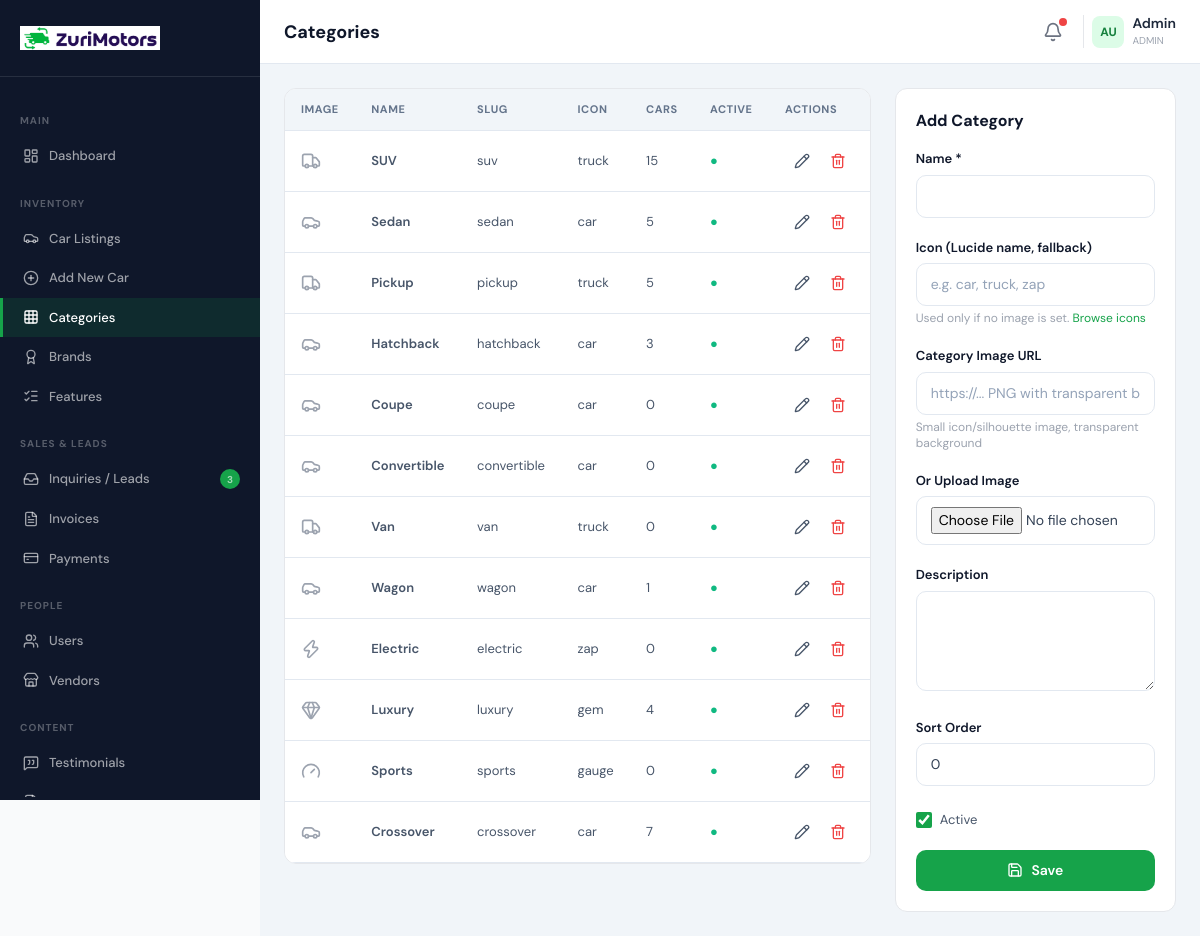
Screenshot of /admin/categories.php (signed in) with the database file from the repository.
### tables this page shows
CREATE TABLE `categories` (
    `id` INT UNSIGNED AUTO_INCREMENT PRIMARY KEY,
    `name` VARCHAR(100) NOT NULL,
    `slug` VARCHAR(120) NOT NULL UNIQUE,
    `icon` VARCHAR(100),
    `image` VARCHAR(500),
    `description` TEXT,
    `sort_order` INT DEFAULT 0,
    `is_active` TINYINT(1) DEFAULT 1,
    `created_at` TIMESTAMP DEFAULT CURRENT_TIMESTAMP
);

### config.php (called while the page is built, shortened)
<?php
class Database {
    private static ?PDO $instance = null;
    public static function getInstance(): PDO {
        if (self::$instance === null) {
            try {
                self::$instance = new PDO(
                    'mysql:host=' . DB_HOST . ';dbname=' . DB_NAME . ';charset=' . DB_CHARSET,
                    DB_USER, DB_PASS,
                    [PDO::ATTR_ERRMODE => PDO::ERRMODE_EXCEPTION, PDO::ATTR_DEFAULT_FETCH_MODE => PDO::FETCH_ASSOC, PDO::ATTR_EMULATE_PREPARES => false]
                );
            } catch (PDOException $e) {
                die('Database connection failed: ' . $e->getMessage());
            }
        }
        return self::$instance;
    }
}
function db(): PDO { return Database::getInstance(); }
function clean($input): string { if (is_array($input)) return array_map('clean', $input); return htmlspecialchars(trim((string)$input), ENT_QUOTES, 'UTF-8'); }

### functions.php (called while the page is built, shortened)
<?php
require_once __DIR__ . '/config.php';
function getCategories(bool $activeOnly = true): array {
    $sql = "SELECT cat.*, (SELECT COUNT(*) FROM cars WHERE category_id = cat.id AND status = 'active') AS car_count
            FROM categories cat";
    $sql .= " ORDER BY cat.sort_order ASC, cat.name ASC";
    return db()->query($sql)->fetchAll();
}

### admin/categories.php (the view, shortened to what this page needs)
<?php
require_once dirname(__DIR__) . '/functions.php';
$categories = getCategories(false);
$editCat = isset($_GET['edit']) ? getCategory((int)$_GET['edit']) : null;
include __DIR__ . '/header.php';
?>
<div class="grid grid-cols-1 lg:grid-cols-3 gap-6">
    <div class="lg:col-span-2">
        <div class="bg-white rounded-xl border border-gray-200 overflow-hidden">
            <table class="data-table">
                <thead><tr><th>Image</th><th>Name</th><th>Slug</th><th>Icon</th><th>Cars</th><th>Active</th><th class="text-right">Actions</th></tr></thead>
                <tbody>
                <?php foreach ($categories as $c):
                    $catImg = $c['image'] ? resolveUrl($c['image']) : '';
                ?>
                <tr>
                    <td>
                        <?php if ($catImg): ?>
                        <img src="<?= $catImg ?>" alt="<?= clean($c['name']) ?>" class="h-8 w-8 object-contain">
                        <?php else: ?>
                        <i data-lucide="<?= $c['icon'] ?: 'car' ?>" class="w-5 h-5 text-gray-400"></i>
                        <?php endif; ?>
                    </td>
                    <td class="font-semibold text-dark-900"><?= clean($c['name']) ?></td>
                    <td class="text-xs text-gray-400"><?= $c['slug'] ?></td>
                    <td class="text-xs text-gray-400"><?= $c['icon'] ?: '-' ?></td>
                    <td><?= $c['car_count'] ?></td>
                    <td><?= $c['is_active'] ? '<span class="text-emerald-500">●</span>' : '<span class="text-gray-300">●</span>' ?></td>
                    <td><div class="actions justify-end">
                        <a href="?edit=<?= $c['id'] ?>" class="btn btn-icon btn-sm btn-ghost"><i data-lucide="pencil" class="w-4 h-4"></i></a>
                        <button onclick="confirmAction('Delete?','?delete=<?= $c['id'] ?>')" class="btn btn-icon btn-sm btn-ghost text-red-500"><i data-lucide="trash-2" class="w-4 h-4"></i></button>
                    </div></td>
                </tr>
                <?php endforeach; ?>
                </tbody>
            </table>
        </div>
    </div>
    <div>
        <div class="bg-white rounded-xl border border-gray-200 p-5">
            <h3 class="font-bold text-dark-900 mb-4"><?= $editCat ? 'Edit' : 'Add' ?> Category</h3>
            <form method="POST" enctype="multipart/form-data">
                <div class="form-group">
                    <label class="form-label">Name *</label>
                    <input type="text" name="name" required class="form-control" value="<?= clean($editCat['name'] ?? '') ?>">
                </div>
                <div class="form-group">
                    <label class="form-label">Icon (Lucide name, fallback)</label>
                    <input type="text" name="icon" class="form-control" value="<?= clean($editCat['icon'] ?? '') ?>" placeholder="e.g. car, truck, zap">
                    <p class="text-xs text-gray-400 mt-1">Used only if no image is set. <a href="https://lucide.dev/icons/" target="_blank" class="text-primary-600">Browse icons</a></p>
                </div>
                <div class="form-group">
                    <label class="form-label">Category Image URL</label>
                    <input type="url" name="image_url" class="form-control" value="<?= clean($editCat['image'] ?? '') ?>" placeholder="https://... PNG with transparent bg">
                    <p class="text-xs text-gray-400 mt-1">Small icon/silhouette image, transparent background</p>
                </div>
                <div class="form-group">
                    <label class="form-label">Or Upload Image</label>
                    <input type="file" name="image_file" accept="image/*" class="form-control">
                </div>
                <div class="form-group"><label class="form-label">Description</label><textarea name="description" class="form-control" rows="2"><?= clean($editCat['description'] ?? '') ?></textarea></div>
                <div class="form-group"><label class="form-label">Sort Order</label><input type="number" name="sort_order" class="form-control" value="<?= $editCat['sort_order'] ?? 0 ?>"></div>
                <label class="form-check mb-4"><input type="checkbox" name="is_active" value="1" <?= ($editCat['is_active'] ?? 1) ? 'checked' : '' ?>> Active</label>
                <button type="submit" class="btn btn-primary w-full"><i data-lucide="save" class="w-4 h-4"></i> Save</button>
            </form>
        </div>
    </div>
</div>
<?php include __DIR__ . '/footer.php'; ?>

### assets/css/style.css (style rules this page uses)
:root { --primary: #16a34a; --primary-dark: #15803d; --primary-light: #dcfce7; --accent: #f59e0b; --dark: #0f172a; --dark-800: #1e293b; --dark-700: #334155; --dark-600: #475569; --dark-500: #64748b; --dark-400: #94a3b8; --dark-300: #cbd5e1; --dark-200: #e2e8f0; --dark-100: #f1f5f9; --radius: 12px; --radius-lg: 16px; --shadow: 0 1px 3px rgba(0,0,0,0.06), 0 1px 2px rgba(0,0,0,0.04); --shadow-md: 0 4px 12px rgba(0,0,0,0.08), 0 2px 4px rgba(0,0,0,0.04); --shadow-lg: 0 10px 30px rgba(0,0,0,0.1), 0 4px 8px rgba(0,0,0,0.05); --shadow-xl: 0 20px 50px rgba(0,0,0,0.12), 0 8px 16px rgba(0,0,0,0.06); --transition: 200ms cubic-bezier(0.4, 0, 0.2, 1); }
*, *::before, *::after { margin: 0; padding: 0; }
html { scroll-behavior: smooth; }
body { font-family: 'DM Sans', system-ui, -apple-system, sans-serif; color: var(--dark-800); background: #fff; -webkit-font-smoothing: antialiased; -moz-osx-font-smoothing: grayscale; }
.form-group { margin-bottom: 20px; }
.form-label { display: block; font-size: 13px; font-weight: 600; color: var(--dark); margin-bottom: 6px; }
.form-control { width: 100%; padding: 10px 14px; border: 1px solid var(--dark-200); border-radius: 10px; font-size: 14px; font-family: 'DM Sans', sans-serif; color: var(--dark-700); background: white; outline: none; transition: all var(--transition); }
.form-control::placeholder { color: var(--dark-400); }
textarea.form-control { min-height: 100px; resize: vertical; }
.form-check { display: flex; align-items: center; gap: 8px; font-size: 13px; color: var(--dark-600); cursor: pointer; padding: 4px 0; }
.form-check input[type="checkbox"], .form-check input[type="radio"] { width: 16px; height: 16px; accent-color: var(--primary); cursor: pointer; }
.btn { display: inline-flex; align-items: center; justify-content: center; gap: 8px; padding: 10px 20px; border-radius: 10px; font-size: 14px; font-weight: 600; font-family: 'DM Sans', sans-serif; cursor: pointer; border: none; transition: all var(--transition); text-decoration: none; white-space: nowrap; }
.btn-sm { padding: 6px 14px; font-size: 13px; border-radius: 8px; }
.btn-primary { background: var(--primary); color: white; }
.btn-ghost { background: transparent; color: var(--dark-600); }
.btn-icon { width: 36px; height: 36px; padding: 0; border-radius: 8px; }
.btn-icon.btn-sm { width: 32px; height: 32px; }
.data-table { width: 100%; border-collapse: separate; border-spacing: 0; }
.data-table th { padding: 12px 16px; font-size: 11px; font-weight: 700; letter-spacing: 0.05em; text-transform: uppercase; color: var(--dark-500); background: var(--dark-100); text-align: left; white-space: nowrap; border-bottom: 1px solid var(--dark-200); }
.data-table th:first-child { border-radius: 10px 0 0 0; }
.data-table th:last-child { border-radius: 0 10px 0 0; }
.data-table td { padding: 14px 16px; font-size: 13px; color: var(--dark-600); border-bottom: 1px solid var(--dark-200); background: white; vertical-align: middle; }
.data-table .actions { display: flex; align-items: center; gap: 4px; }

### rows the page displays
categories: name "SUV", slug "suv", icon "truck", car_count "15"
categories: name "Sedan", slug "sedan", icon "car", car_count "5"
categories: name "Pickup", slug "pickup", icon "truck", car_count "5"
categories: name "Hatchback", slug "hatchback", icon "car", car_count "3"
categories: name "Coupe", slug "coupe", icon "car", car_count "0"
categories: name "Convertible", slug "convertible", icon "car", car_count "0"
categories: name "Van", slug "van", icon "truck", car_count "0"
categories: name "Wagon", slug "wagon", icon "car", car_count "1"
categories: name "Electric", slug "electric", icon "zap", car_count "0"
categories: name "Luxury", slug "luxury", icon "gem", car_count "4"
categories: name "Sports", slug "sports", icon "gauge", car_count "0"
categories: name "Crossover", slug "crossover", icon "car", car_count "7"

### other values shown
$newInquiries "3"
$pageTitle "Categories"
$currentUser['first_name'] "Admin"
$currentUser['role'] "ADMIN"
